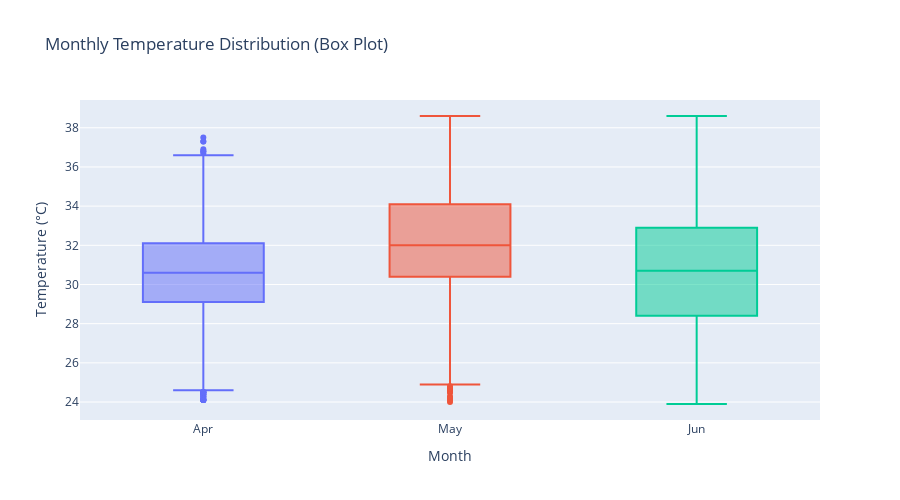

The notebook cell saved with this chart:
### Markdown cell above
### Chart 3: Monthly Temperature Distribution

### Code cell
# Chart 3: Monthly Temperature Distribution
month_names = {1: 'Jan', 2: 'Feb', 3: 'Mar', 4: 'Apr', 5: 'May', 6: 'Jun',
               7: 'Jul', 8: 'Aug', 9: 'Sep', 10: 'Oct', 11: 'Nov', 12: 'Dec'}

df['MonthName'] = df['Month'].map(month_names)

fig3 = px.box(df, x='MonthName', y='temp',
              title="Monthly Temperature Distribution (Box Plot)",
              labels={'temp': 'Temperature (°C)', 'MonthName': 'Month'},
              color='MonthName')

fig3.update_layout(height=500, showlegend=False)
fig3.show()

# Analysis
monthly_stats = df.groupby('Month')['temp'].agg(['mean', 'std', 'min', 'max']).reset_index()
monthly_stats['MonthName'] = monthly_stats['Month'].map(month_names)
hottest_month = monthly_stats.loc[monthly_stats['mean'].idxmax()]
coolest_month = monthly_stats.loc[monthly_stats['mean'].idxmin()]

print("📊 Chart 3 Analysis - Monthly Temperature Distribution:")
print(f"🔥 Hottest month: {hottest_month['MonthName']} (avg: {hottest_month['mean']:.1f}°C)")
print(f"❄️ Coolest month: {coolest_month['MonthName']} (avg: {coolest_month['mean']:.1f}°C)")
print(f"📏 Temperature variation: {hottest_month['mean'] - coolest_month['mean']:.1f}°C between months")
print(f"📈 Months covered: {df['Month'].nunique()} different months")
print("💡 This box plot reveals temperature distribution patterns for each month, showing median values, quartiles, and outliers across all cities and years.")

### Figure 1 — Plotly figure (JSON) as saved in the notebook; plotly's stock layout.template omitted (floating-point values rounded to 4 significant figures; data arrays with more than 128 entries replaced by an {"elided": "..."} marker saying what was removed)
{"data": [{"alignmentgroup": "True", "hovertemplate": "Month=%{x}<br>Temperature (°C)=%{y}<extra></extra>", "legendgroup": "Apr", "marker": {"color": "#636efa"}, "name": "Apr", "notched": false, "offsetgroup": "Apr", "orientation": "v", "showlegend": true, "type": "box", "x": {"elided": "4278 str values"}, "x0": " ", "xaxis": "x", "y": {"elided": "4278 float values"}, "y0": " ", "yaxis": "y"}, {"alignmentgroup": "True", "hovertemplate": "Month=%{x}<br>Temperature (°C)=%{y}<extra></extra>", "legendgroup": "May", "marker": {"color": "#EF553B"}, "name": "May", "notched": false, "offsetgroup": "May", "orientation": "v", "showlegend": true, "type": "box", "x": {"elided": "4449 str values"}, "x0": " ", "xaxis": "x", "y": {"elided": "4449 float values"}, "y0": " ", "yaxis": "y"}, {"alignmentgroup": "True", "hovertemplate": "Month=%{x}<br>Temperature (°C)=%{y}<extra></extra>", "legendgroup": "Jun", "marker": {"color": "#00cc96"}, "name": "Jun", "notched": false, "offsetgroup": "Jun", "orientation": "v", "showlegend": true, "type": "box", "x": {"elided": "4220 str values"}, "x0": " ", "xaxis": "x", "y": {"elided": "4220 float values"}, "y0": " ", "yaxis": "y"}], "layout": {"boxmode": "overlay", "height": 500, "legend": {"title": {"text": "Month"}, "tracegroupgap": 0}, "showlegend": false, "title": {"text": "Monthly Temperature Distribution (Box Plot)"}, "xaxis": {"anchor": "y", "categoryarray": ["Apr", "May", "Jun"], "categoryorder": "array", "domain": [0, 1], "title": {"text": "Month"}}, "yaxis": {"anchor": "x", "domain": [0, 1], "title": {"text": "Temperature (°C)"}}}}
